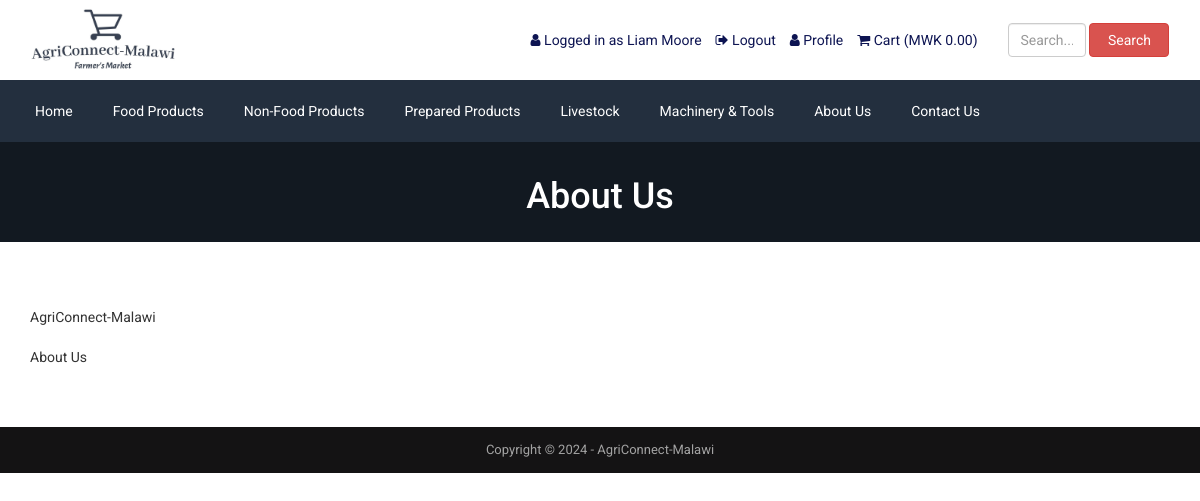
/about.php (signed in), run on the app's committed database.
### tables this page shows
CREATE TABLE `tbl_top_category` (
  `tcat_id` int(11) NOT NULL,
  `tcat_name` varchar(255) NOT NULL,
  `show_on_menu` int(11) NOT NULL
);

CREATE TABLE `tbl_page` (
  `id` int(11) NOT NULL,
  `about_title` varchar(255) NOT NULL,
  `about_content` text NOT NULL,
  `about_banner` varchar(255) NOT NULL,
  `about_meta_title` varchar(255) NOT NULL,
  `about_meta_keyword` text NOT NULL,
  `about_meta_description` text NOT NULL,
  `faq_title` varchar(255) NOT NULL,
  `faq_banner` varchar(255) NOT NULL,
  `faq_meta_title` varchar(255) NOT NULL,
  `faq_meta_keyword` text NOT NULL,
  `faq_meta_description` text NOT NULL,
  `blog_title` varchar(255) NOT NULL,
  `blog_banner` varchar(255) NOT NULL,
  `blog_meta_title` varchar(255) NOT NULL,
  `blog_meta_keyword` text NOT NULL,
  `blog_meta_description` text NOT NULL,
  `contact_title` varchar(255) NOT NULL,
  `contact_banner` varchar(255) NOT NULL,
  `contact_meta_title` varchar(255) NOT NULL,
  `contact_meta_keyword` text NOT NULL,
  `contact_meta_description` text NOT NULL,
  `pgallery_title` varchar(255) NOT NULL,
  `pgallery_banner` varchar(255) NOT NULL,
  `pgallery_meta_title` varchar(255) NOT NULL,
  `pgallery_meta_keyword` text NOT NULL,
  `pgallery_meta_description` text NOT NULL,
  `vgallery_title` varchar(255) NOT NULL,
  `vgallery_banner` varchar(255) NOT NULL,
  `vgallery_meta_title` varchar(255) NOT NULL,
  `vgallery_meta_keyword` text NOT NULL,
  `vgallery_meta_description` text NOT NULL
);

CREATE TABLE `tbl_settings` (
  `id` int(11) NOT NULL,
  `logo` varchar(255) NOT NULL,
  `favicon` varchar(255) NOT NULL,
  `footer_about` text NOT NULL,
  `footer_copyright` text NOT NULL,
  `contact_address` text NOT NULL,
  `contact_email` varchar(255) NOT NULL,
  `contact_phone` varchar(255) NOT NULL,
  `contact_fax` varchar(255) NOT NULL,
  `contact_map_iframe` text NOT NULL,
  `receive_email` varchar(255) NOT NULL,
  `receive_email_subject` varchar(255) NOT NULL,
  `receive_email_thank_you_message` text NOT NULL,
  `forget_password_message` text NOT NULL,
  `total_recent_post_footer` int(11) NOT NULL,
  `total_popular_post_footer` int(11) NOT NULL,
  `total_recent_post_sidebar` int(11) NOT NULL,
  `total_popular_post_sidebar` int(11) NOT NULL,
  `total_featured_product_home` int(11) NOT NULL,
  `total_latest_product_home` int(11) NOT NULL,
  `total_popular_product_home` int(11) NOT NULL,
  `meta_title_home` text NOT NULL,
  `meta_keyword_home` text NOT NULL,
  `meta_description_home` text NOT NULL,
  `banner_login` varchar(255) NOT NULL,
  `banner_registration` varchar(255) NOT NULL,
  `banner_forget_password` varchar(255) NOT NULL,
  `banner_reset_password` varchar(255) NOT NULL,
  `banner_search` varchar(255) NOT NULL,
  `banner_cart` varchar(255) NOT NULL,
  `banner_checkout` varchar(255) NOT NULL,
  `banner_product_category` varchar(255) NOT NULL,
  `banner_blog` varchar(255) NOT NULL,
  `cta_title` varchar(255) NOT NULL,
  `cta_content` text NOT NULL,
  `cta_read_more_text` varchar(255) NOT NULL,
  `cta_read_more_url` varchar(255) NOT NULL,
  `cta_photo` varchar(255) NOT NULL,
  `featured_product_title` varchar(255) NOT NULL,
  `featured_product_subtitle` varchar(255) NOT NULL,
  `latest_product_title` varchar(255) NOT NULL,
  `latest_product_subtitle` varchar(255) NOT NULL,
  `popular_product_title` varchar(255) NOT NULL,
  `popular_product_subtitle` varchar(255) NOT NULL,
  `testimonial_title` varchar(255) NOT NULL,
  `testimonial_subtitle` varchar(255) NOT NULL,
  `testimonial_photo` varchar(255) NOT NULL,
  `blog_title` varchar(255) NOT NULL,
  `blog_subtitle` varchar(255) NOT NULL,
  `newsletter_text` text NOT NULL,
  `paypal_email` varchar(255) NOT NULL,
  `stripe_public_key` varchar(255) NOT NULL,
  `stripe_secret_key` varchar(255) NOT NULL,
  `bank_detail` text NOT NULL,
  `before_head` text NOT NULL,
  `after_body` text NOT NULL,
  `before_body` text NOT NULL,
  `home_service_on_off` int(11) NOT NULL,
  `home_welcome_on_off` int(11) NOT NULL,
  `home_featured_product_on_off` int(11) NOT NULL,
  `home_latest_product_on_off` int(11) NOT NULL,
  `home_popular_product_on_off` int(11) NOT NULL,
  `home_testimonial_on_off` int(11) NOT NULL,
  `home_blog_on_off` int(11) NOT NULL,
  `newsletter_on_off` int(11) NOT NULL,
  `ads_above_welcome_on_off` int(11) NOT NULL,
  `ads_above_featured_product_on_off` int(11) NOT NULL,
  `ads_above_latest_product_on_off` int(11) NOT NULL,
  `ads_above_popular_product_on_off` int(11) NOT NULL,
  `ads_above_testimonial_on_off` int(11) NOT NULL,
  `ads_category_sidebar_on_off` int(11) NOT NULL
);

### about.php (the view)
<?php require_once('header.php'); ?>
<?php
$statement = $pdo->prepare("SELECT * FROM tbl_page WHERE id=1");
$statement->execute();
$result = $statement->fetchAll(PDO::FETCH_ASSOC);
foreach ($result as $row) {
   $about_title = $row['about_title'];
    $about_content = $row['about_content'];
    $about_banner = $row['about_banner'];
}
?>
<div class="page-banner" style="background-image: url(assets/uploads/<?php echo $about_banner; ?>);">
    <div class="inner">
        <h1><?php echo $about_title; ?></h1>
    </div>
</div>
<div class="page">
    <div class="container">
        <div class="row">
            <div class="col-md-12">
                <p>
                    <?php echo $about_content; ?>
                </p>
            </div>
        </div>
    </div>
</div>
<?php require_once('footer.php'); ?>

### header.php (shortened to what this page needs)
<?php
include("admin/inc/config.php");
$statement = $pdo->prepare("SELECT * FROM tbl_settings WHERE id=1");
$statement->execute();
$result = $statement->fetchAll(PDO::FETCH_ASSOC);
?>
<!DOCTYPE html>
<html lang="en">
<head>
	<link rel="stylesheet" href="assets/css/bootstrap.min.css">
	<link rel="stylesheet" href="assets/css/font-awesome.min.css">
	<link rel="stylesheet" href="assets/css/owl.carousel.min.css">
	<link rel="stylesheet" href="assets/css/owl.theme.default.min.css">
	<link rel="stylesheet" href="assets/css/jquery.bxslider.min.css">
    <link rel="stylesheet" href="assets/css/magnific-popup.css">
    <link rel="stylesheet" href="assets/css/rating.css">
	<link rel="stylesheet" href="assets/css/spacing.css">
	<link rel="stylesheet" href="assets/css/bootstrap-touch-slider.css">
	<link rel="stylesheet" href="assets/css/animate.min.css">
	<link rel="stylesheet" href="assets/css/tree-menu.css">
	<link rel="stylesheet" href="assets/css/select2.min.css">
	<link rel="stylesheet" href="assets/css/main.css">
	<link rel="stylesheet" href="assets/css/responsive.css">
	<?php
	$statement = $pdo->prepare("SELECT * FROM tbl_page WHERE id=1");
	$statement->execute();
	$result = $statement->fetchAll(PDO::FETCH_ASSOC);
		?>
</head>
<body>
<div class="header">
	<div class="container">
		<div class="row inner">
			<div class="col-md-4 logo">
				<a href="index.php"><img src="assets/img/logo6.jpeg" alt="logo image"></a>
			</div>
			<div class="col-md-6 right">
				<ul>
					<?php
					if(isset($_SESSION['customer'])) {
						?>
						<li><i class="fa fa-user"></i> <?php echo LANG_VALUE_13; ?> <?php echo $_SESSION['customer']['cust_name']; ?></li>
						<li><a href="logout.php"><i class="fa fa-sign-out"></i> <?php echo "Logout" ?></a></li>
						<li><a href="dashboard.php"><i class="fa fa-user" aria-hidden="true"></i> <?php echo "Profile"; ?></a></li>
						<?php
					} else {
						?>
						<li><a href="login.php"><i class="fa fa-sign-in"></i> <?php echo LANG_VALUE_9; ?></a></li>
						<li><a href="registration.php"><i class="fa fa-user-plus"></i> <?php echo LANG_VALUE_15; ?></a></li>
						<?php
					}
					?>
					<li><a href="cart.php"><i class="fa fa-shopping-cart"></i> <?php echo LANG_VALUE_18; ?> (<?php echo "MWK "; ?><?php
					if(isset($_SESSION['cart_p_id'])) {
						$table_total_price = 0;
						$i=0;
	                    foreach($_SESSION['cart_p_qty'] as $key => $value)
	                    {
	                        $i++;
	                        $arr_cart_p_qty[$i] = $value;
	                    }                    $i=0;
	                    foreach($_SESSION['cart_p_current_price'] as $key => $value)
	                    {
	                        $i++;
	                        $arr_cart_p_current_price[$i] = $value;
	                    }
	                    for($i=1;$i<=count($arr_cart_p_qty);$i++) {
	                    	$row_total_price = $arr_cart_p_current_price[$i]*$arr_cart_p_qty[$i];
	                        $table_total_price = $table_total_price + $row_total_price;
	                    }
						echo $table_total_price;
					} else {
						echo '0.00';
					}
					?>)</a></li>
				</ul>
			</div>
			<div class="col-md-4 search-area">
				<form class="navbar-form navbar-left" role="search" action="search-result.php" method="get">
					<div class="form-group">
						<input type="text" class="form-control search-top" placeholder="<?php echo "Search..."; ?>" name="search_text">
					</div>
					<button type="submit" class="btn btn-danger"><?php echo LANG_VALUE_3; ?></button>
				</form>
			</div>
		</div>
	</div>
</div>
<div class="nav">
	<div class="container">
		<div class="row">
			<div class="col-md-12 pl_0 pr_0">
				<div class="menu-container">
					<div class="menu">
						<ul>
							<li><a href="index.php">Home</a></li>
							<?php
							$statement = $pdo->prepare("SELECT * FROM tbl_top_category WHERE show_on_menu=1");
							$statement->execute();
							$result = $statement->fetchAll(PDO::FETCH_ASSOC);
							foreach ($result as $row) {
								?>
								<li><a href="product-category.php?id=<?php echo $row['tcat_id']; ?>&type=top-category"><?php echo $row['tcat_name']; ?></a>
								</li>
								<?php
							}
							?>
							<?php
							$statement = $pdo->prepare("SELECT * FROM tbl_page WHERE id=1");
							$statement->execute();
							$result = $statement->fetchAll(PDO::FETCH_ASSOC);
							foreach ($result as $row) {
								$about_title = $row['about_title'];
								$contact_title = $row['contact_title'];
							}
							?>
							<li><a href="about.php"><?php echo $about_title; ?></a></li>
							<li><a href="contact.php"><?php echo $contact_title; ?></a></li>
						</ul>
					</div>
				</div>
			</div>
		</div>
	</div>
</div>

### footer.php (shortened to what this page needs)
<?php
$statement = $pdo->prepare("SELECT * FROM tbl_settings WHERE id=1");
$statement->execute();
$result = $statement->fetchAll(PDO::FETCH_ASSOC);
foreach ($result as $row)
{
	$footer_copyright = $row['footer_copyright'];
}
?>
<div class="footer-bottom">
	<div class="container">
		<div class="row">
			<div class="col-md-12 copyright">
				<?php echo $footer_copyright; ?>
			</div>
		</div>
	</div>
</div>
</body>
</html>

### assets/css/main.css (style rules this page uses)
* { margin: 0; padding: 0; }
body { font-family: "Roboto", sans-serif; font-size: 14px; }
h1, h2, h3, h4, h5, h6 { font-family: "Roboto", sans-serif; }
a { text-decoration: none; }
.header { width: 100%; height: auto; background: #fff; }
.header .inner { height: auto; display: table; }
.header .logo { float: none; display: table-cell; vertical-align: middle; }
.header .logo img { max-width: 100%; height: 80px; }
.header .navbar-form .form-control { width: 300px; }
.header .search-area { float: none; display: table-cell; vertical-align: middle; }
.header .search-area .form-group { width: calc(100% - 84px); }
.header .search-area button { width: 80px; }
.header .search-area form { width: 100%; }
.header .right { float: none; display: table-cell; vertical-align: middle; padding-right: 0; }
.header .right ul { float: right; margin-bottom: 0; }
.header .right ul li { list-style-type: none; float: left; margin-left: 14px; color: #0d1452; }
.header .right ul li a { color: #0d1452; }
.header .navbar-form .search-top { width: 100%; }
.nav { background: #232f3e; }
.menu-container { width: 100%; margin: 0 auto; background: #232f3e; }
.menu-dropdown-icon:before { content: "\f067"; font-family: "FontAwesome"; display: none; cursor: pointer; float: right; padding: 1.5em 2em; background: #fff; color: #333; }
.menu > ul { margin: 0 auto; width: 100%; list-style: none; padding: 0; position: relative; box-sizing: border-box; }
.menu > ul:before, .menu > ul:after { content: ""; display: table; }
.menu > ul:after { clear: both; }
.menu > ul > li { float: left; padding: 0; margin: 0; }
.menu > ul > li a { text-decoration: none; padding: 1.5em 20px; display: block; color: #fff; }
.footer-bottom { width: 100%; height: auto; background: #141314; padding: 14px 0; }
.footer-bottom .copyright { font-size: 13px; color: #a3a3a3; text-align: center; }
.page-banner { width: 100%; height: auto; background-repeat: no-repeat; background-position: center center; -webkit-background-size: cover; background-size: cover; position: relative; padding-top: 15px; padding-bottom: 15px; overflow: hidden; }
.page-banner h1 { color: #fff; text-align: center; z-index: 999; position: relative; }
.page { width: 100%; height: auto; padding-top: 50px; padding-bottom: 50px; }

### assets/css/responsive.css (style rules this page uses)
@media only screen and (min-width: 992px) { .header .inner { width: 100%; } }
@media only screen and (min-width: 992px) { .header .search-area { padding-right: 0; } }
@media only screen and (min-width: 992px) { .header .search-area form { padding-right: 0; } }
@media only screen and (min-width: 992px) { .header .container { padding-right: 0; } }

### data on the page
tbl_top_category: tcat_name "Food Products"
tbl_top_category: tcat_name "Non-Food Products"
tbl_top_category: tcat_name "Prepared Products"
tbl_top_category: tcat_name "Livestock"
tbl_top_category: tcat_name "Machinery & Tools"
tbl_page: about_title "About Us", contact_title "Contact Us", about_banner (picture), about_content "AgriConnect-Malawi About Us"
tbl_settings: footer_copyright "Copyright © 2024 - AgriConnect-Malawi"

### other printed values
LANG_VALUE_13 "Logged in as"
$_SESSION['customer']['cust_name'] "Liam Moore"
LANG_VALUE_18 "Cart"
LANG_VALUE_3 "Search"
